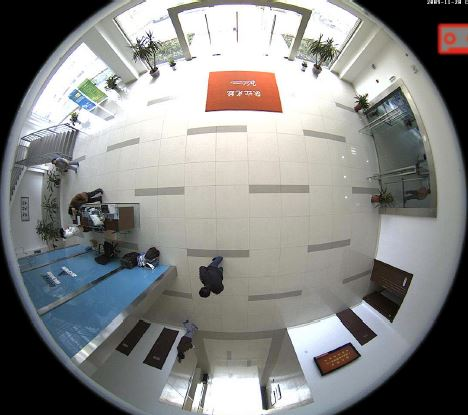
%> input picture Fish Eye/001.JPG, 468 x 415 px
$ octave fish_3D_origin.m   (GNU Octave 9; MATLAB toolbox functions it lacks are replaced by stand-ins)
%> lines starting %> are read from the running program, lines starting %| are printed output that depends on the picture; in (x1, y1, x2, y2) boxes, pixels count from 0 and x2, y2 are one past the last pixel; in counts of white or black regions, pixels touching at a corner belong together; the program's own positions count from 1
clc;
clear;
tic;
I0=imread('001.jpg');
%> I0 is the input picture: size 415x468x3 uint8; mean R, G, B 134.9, 135.3, 133.6
%I1=extraction_fish(I0);
I2=uint8(rgb2gray(I0));
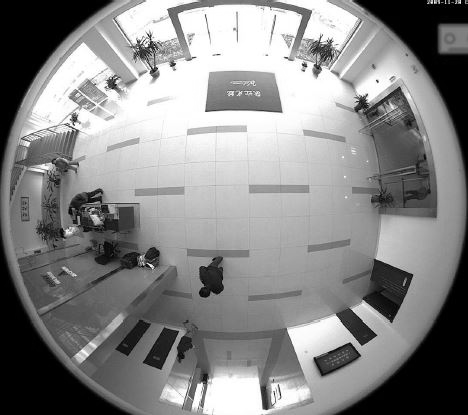
%> I2: size 415x468 uint8; min 0, max 255, mean 135
[heigh,width]=size(I2);
%> heigh = 415; width = 468
r=floor((min(heigh,width))/2);   %原图像半径
%> r = 207
oriwidth=2*r;                    %原图像宽长
%> oriwidth = 414
oriheigh=2*r;
%> oriheigh = 414
nwidth=4*r;                      %定义校正后图像大小
%> nwidth = 828
nheigh=4*r;
%> nheigh = 828
I1=uint8(zeros(nheigh,nwidth));
p1=r;
%> p1 = 207
m1=r;
%> m1 = 207
n1=r;
%> n1 = 207
xc=r;
%> xc = 207
yc=r;
%> yc = 207
u0=r;
%> u0 = 207
v0=r;
%> v0 = 207
%-------------立方体顶面校正-------%

for i=1:2*r
    for j=1:2*r
        m=i-xc;
        n=j-yc;
        u=(r*m)/(sqrt(m^2+n^2+p1^2));
        v=(r*n)/(sqrt(m^2+n^2+p1^2));
        xft=round(u+u0);
        yft=round(v+v0);
        if (xft<=0)||(xft>oriwidth)||(yft<=0)||(yft>oriheigh)
            I1(i,r+j,:)=0;
        elseif (xft >0) && (xft <oriwidth) && (yft>0) && (yft <oriheigh)
             xx= u+u0;
             yy=v+v0;
             a = double(uint16(xx));
             b = double(uint16(yy));
              x11 = double(I0(a,b));                     % x11 <- origImg(a,b)
            x12 = double(I0(a,b+1));                   % x12 <- origImg(a,b+1)
            x21 = double(I0(a+1,b));                   % x21 <- origImg(a+1,b)
            x22 = double(I0(a+1,b+1));                 % x22 <- origImg(a+1,b+1)
            I1(i,r+j) = uint8( (b+1-yy) * ((xx-a)*x21 + (a+1-xx)*x11) + (yy-b) * ((xx-a)*x22 +(a+1-xx) * x12) ); %双线性插值
            else
            I1(i,r+j) = I0(xft,yft);     % else,apply nearest interpolate
        end

    end

end
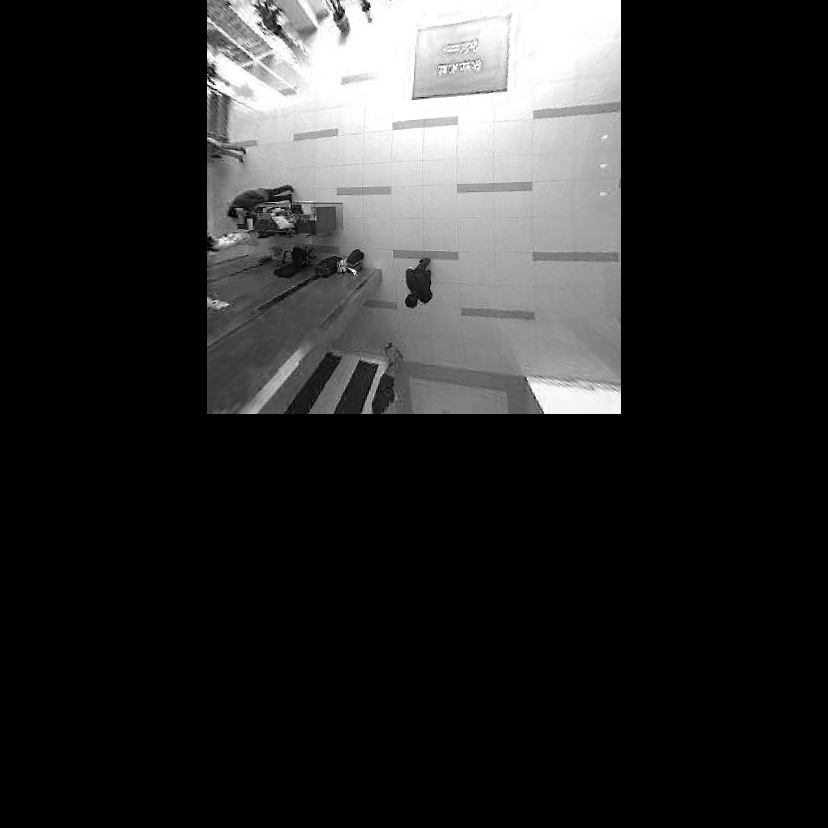
%> I1: size 828x828 uint8; min 0, max 255, mean 41.2
%> after the loop, a = 327; b = 327; x11 = 238; x12 = 237; x21 = 237; x22 = 237; xx = 326.5; yy = 326.5

%%-----------立方体左侧面校正------------------%%
for i=1:r
    for j=1:2*r
        p=i-xc;
        m=j-yc;
        u=(r*m)/(sqrt(m^2+n1^2+p^2));
        v=(r*(-n1))/(sqrt(m^2+n1^2+p^2));
        xft=round(u+u0);
        yft=round(v+v0);
        if (xft<=0)||(xft>oriwidth)||(yft<=0)||(yft>oriheigh)
            I1(2*r+i,j)=0;
        elseif (xft >0) && (xft <oriwidth) && (yft>0) && (yft <oriheigh)
             xx= u+u0;
             yy=v+v0;
             a = double(uint16(xx));
             b = double(uint16(yy));
              x11 = double(I0(a,b));                     % x11 <- origImg(a,b)
            x12 = double(I0(a,b+1));                   % x12 <- origImg(a,b+1)
            x21 = double(I0(a+1,b));                   % x21 <- origImg(a+1,b)
            x22 = double(I0(a+1,b+1));                 % x22 <- origImg(a+1,b+1)
            I1(2*r+i,j) = uint8( (b+1-yy) * ((xx-a)*x21 + (a+1-xx)*x11) + (yy-b) * ((xx-a)*x22 +(a+1-xx) * x12) ); %双线性插值
            else
            I1(2*r+i,j) = I0(xft,yft);     % else,apply nearest interpolate
        end

    end

end
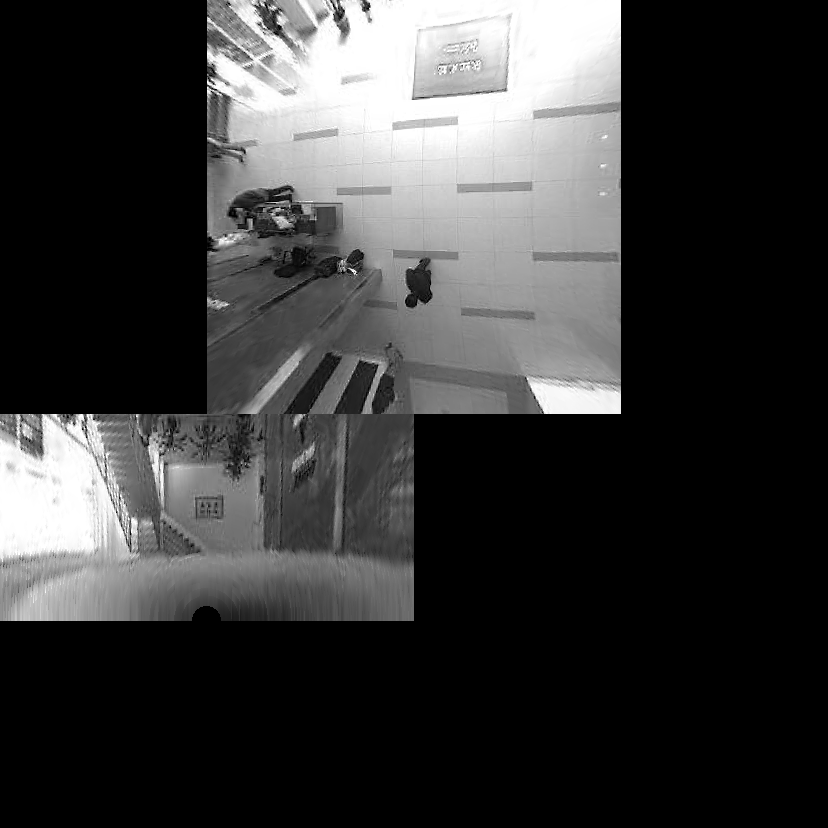
%> I1: size 828x828 uint8; 12.44% of pixels changed, all inside (x1, y1, x2, y2) = (0, 414, 414, 621)
%> after the loop, a = 353; b = 61; x11 = 111; x12 = 111; x21 = 104; x22 = 107; xx = 353.4; yy = 60.63

%%-----------立方体右侧面校正------------------%%
for i=1:r
    for j=1:2*r
        p=i-xc;
        m=j-yc;
        u=(r*m)/(sqrt(m^2+n1^2+p^2));
        v=(r*(n1))/(sqrt(m^2+n1^2+p^2));
        xft=round(u+u0);
        yft=round(v+v0);
        if (xft<=0)||(xft>oriwidth)||(yft<=0)||(yft>oriheigh)
            I1(3*r+i,j)=0;
        elseif (xft >0) && (xft <oriwidth) && (yft>0) && (yft <oriheigh)
             xx= u+u0;
             yy=v+v0;
             a = double(uint16(xx));
             b = double(uint16(yy));
              x11 = double(I0(a,b));                     % x11 <- origImg(a,b)
            x12 = double(I0(a,b+1));                   % x12 <- origImg(a,b+1)
            x21 = double(I0(a+1,b));                   % x21 <- origImg(a+1,b)
            x22 = double(I0(a+1,b+1));                 % x22 <- origImg(a+1,b+1)
            I1(3*r+i,j) = uint8( (b+1-yy) * ((xx-a)*x21 + (a+1-xx)*x11) + (yy-b) * ((xx-a)*x22 +(a+1-xx) * x12) ); %双线性插值
            else
            I1(3*r+i,j) = I0(xft,yft);     % else,apply nearest interpolate
        end

    end

end
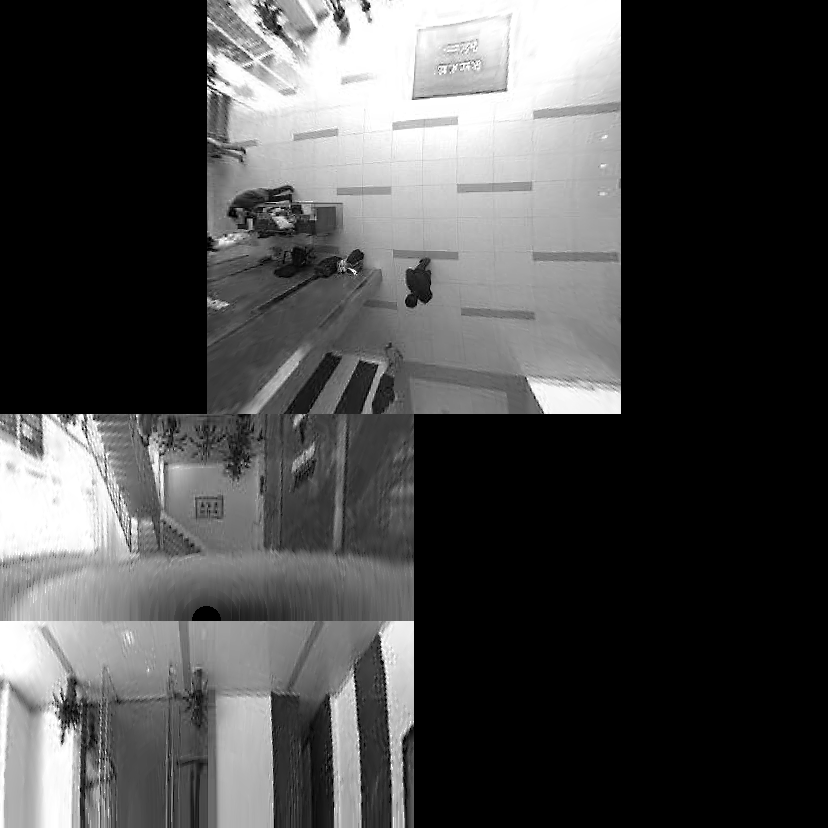
%> I1: size 828x828 uint8; 12.47% of pixels changed, all inside (x1, y1, x2, y2) = (0, 621, 414, 828)
%> after the loop, b = 353; x11 = 93; x12 = 84; x21 = 93; x22 = 84; yy = 353.4

%%-----------立方体上侧面校正------------------%%
for i=1:r
    for j=1:2*r
        p=i-xc;
        n=j-yc;
        u=(r*(m1))/(sqrt(m1^2+n^2+p^2));
        v=(r*(n))/(sqrt(m1^2+n^2+p^2));
        xft=round(u+u0);
        yft=round(v+v0);
        if (xft<=0)||(xft>oriwidth)||(yft<=0)||(yft>oriheigh)
            I1(2*r+i,2*r+j)=0;
        elseif (xft >0) && (xft <oriwidth) && (yft>0) && (yft <oriheigh)
             xx= u+u0;
             yy=v+v0;
             a = double(uint16(xx));
             b = double(uint16(yy));
              x11 = double(I0(a,b));                     % x11 <- origImg(a,b)
            x12 = double(I0(a,b+1));                   % x12 <- origImg(a,b+1)
            x21 = double(I0(a+1,b));                   % x21 <- origImg(a+1,b)
            x22 = double(I0(a+1,b+1));                 % x22 <- origImg(a+1,b+1)
            I1(2*r+i,2*r+j) = uint8( (b+1-yy) * ((xx-a)*x21 + (a+1-xx)*x11) + (yy-b) * ((xx-a)*x22 +(a+1-xx) * x12) ); %双线性插值
            else
            I1(2*r+i,2*r+j) = I0(xft,yft);     % else,apply nearest interpolate
        end

    end

end
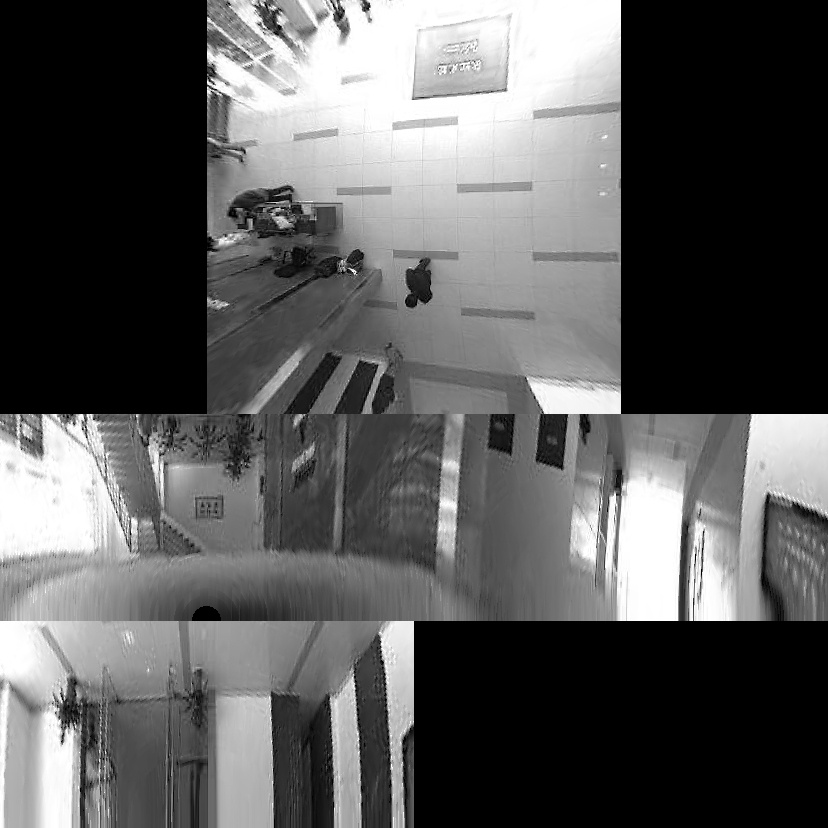
%> I1: size 828x828 uint8; 12.48% of pixels changed, all inside (x1, y1, x2, y2) = (414, 414, 828, 621)

%%-----------立方体下侧面校正------------------%%
for i=1:r
    for j=1:2*r
        p=i-xc;
        n=j-yc;
        u=(r*(-m1))/(sqrt(m1^2+n^2+p^2));
        v=(r*(n))/(sqrt(m1^2+n^2+p^2));
        xft=round(u+u0);
        yft=round(v+v0);
        if (xft<=0)||(xft>oriwidth)||(yft<=0)||(yft>oriheigh)
            I1(3*r+i,2*r+j)=0;
        elseif (xft >0) && (xft <oriwidth) && (yft>0) && (yft <oriheigh)
             xx= u+u0;
             yy=v+v0;
             a = double(uint16(xx));
             b = double(uint16(yy));
              x11 = double(I0(a,b));                     % x11 <- origImg(a,b)
            x12 = double(I0(a,b+1));                   % x12 <- origImg(a,b+1)
            x21 = double(I0(a+1,b));                   % x21 <- origImg(a+1,b)
            x22 = double(I0(a+1,b+1));                 % x22 <- origImg(a+1,b+1)
            I1(3*r+i,2*r+j) = uint8( (b+1-yy) * ((xx-a)*x21 + (a+1-xx)*x11) + (yy-b) * ((xx-a)*x22 +(a+1-xx) * x12) ); %双线性插值
            else
            I1(3*r+i,2*r+j) = I0(xft,yft);     % else,apply nearest interpolate
        end

    end

end
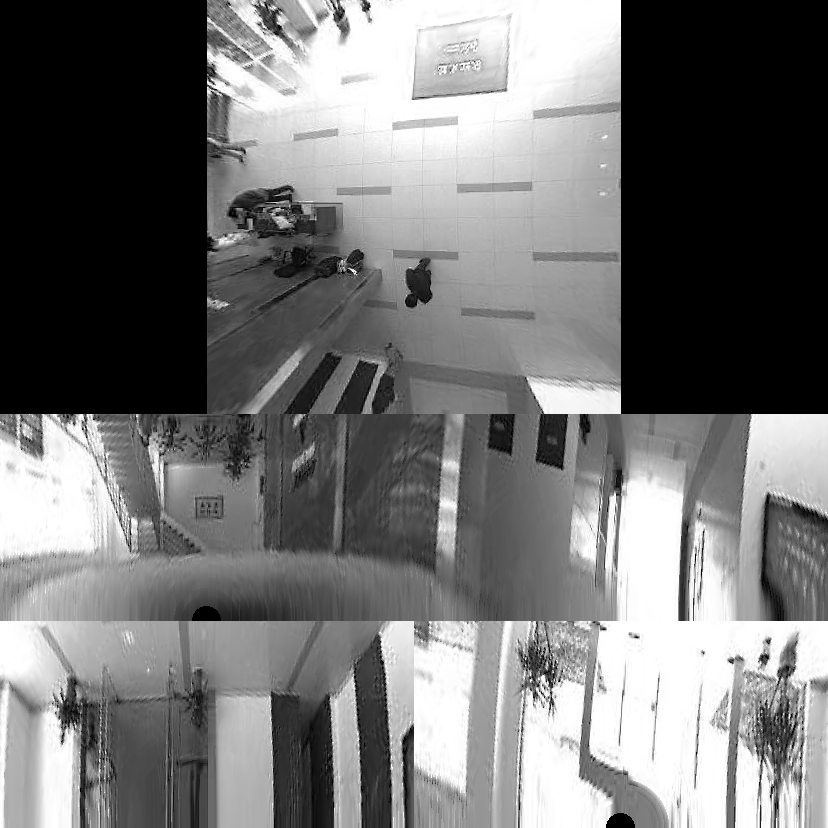
%> I1: size 828x828 uint8; 12.43% of pixels changed, all inside (x1, y1, x2, y2) = (414, 621, 828, 828)
%> after the loop, a = 61; x11 = 242; x12 = 254; x21 = 255; x22 = 250; xx = 60.63


figure;
subplot(1,2,1),imshow(I0);
subplot(1,2,2),imshow(I1);
toc;
time=toc;
